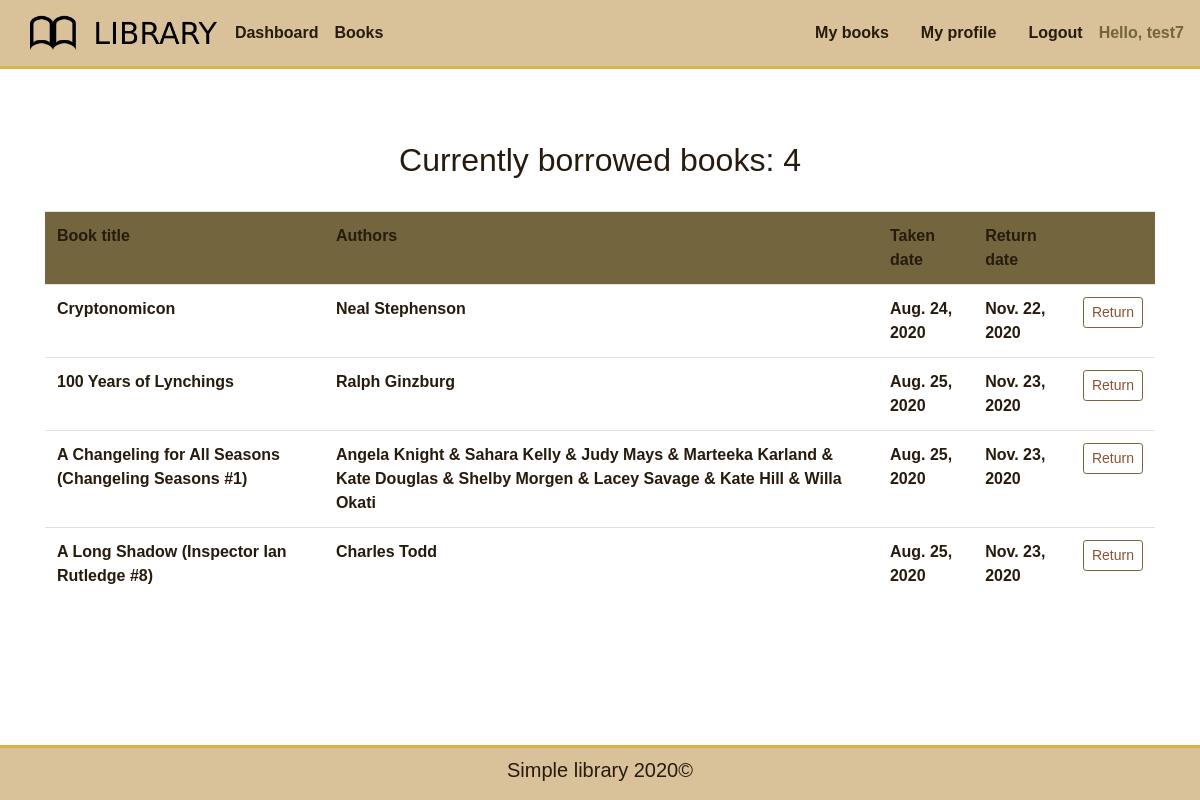
/user_page/ (signed in), run on the app's committed database.
### rental/models.py (models this page shows, shortened)
class Borrowed(models.Model):
    person = models.ForeignKey(Person, null=True, on_delete=models.SET_NULL)
    book = models.ForeignKey(Book, null=True, editable=True, on_delete=models.SET_NULL)
    taken_date= models.DateField(auto_now_add=True)
    return_date= models.DateField(default=datetime.today()+timedelta(days=90))

class Book(models.Model):
    title = models.CharField(max_length=100)
    authors = models.CharField(max_length=100)
    average_rating = models.FloatField()
    num_pages = models.IntegerField()
    publication_date = models.CharField(max_length=12)
    quantity = models.IntegerField(default=1)
    def __str__(self):
        return self.title

### rental/views.py (the view)
# urls.py: path('user_page/', views.user_page, name='user'),
@login_required(login_url='login')
def user_page(request):
    borrowed = request.user.person.borrowed_set.all()
    counter = borrowed.count()
    context = {'borrowed': borrowed, 'counter': counter, 'page_title': 'My books'}
    return render(request, 'rental/user_page.html', context)

### rental/templates/rental/user_page.html (shortened to what this page needs)
{%  extends 'rental/main.html' %}
{% block content %}
<div class="container my-5">
    <center><h2 class="py-4">Currently borrowed books: {{counter}}</h2></center>
    <table class="table">
        <tr class="custom-tr">
            <th>Book title</th>
            <th>Authors</th>
            <th>Taken date</th>
            <th>Return date</th>
            <th></th>
        </tr>
        {% for b in borrowed%}
        <tr>
            <td>{{b.book}}</td>
            <td>{{b.book.authors}}</td>
            <td>{{b.taken_date}}</td>
            <td>{{b.return_date}}</td>
            <td><a class="btn btn-sm btn-block btn-custom" href="{% url 'return' b.id %}">Return</a></td>
            {% empty %}
            <center><h3 class="py-3">No books borrowed at the moment</h3></center>
            {%endfor%}
        </tr>
    </table>
</div>
{% endblock %}

### rental/templates/rental/navbar.html (shortened to what this page needs)
{% load static %}
<nav class="navbar navbar-expand-lg navbar-custom">
    <a href="{% url 'homepage' %}"><img src="{% static 'images/logo.png' %}" height="50"></a>
    <div class="collapse navbar-collapse" id="navbarNav">
        <ul class="navbar-nav">
            <li class="nav-item active">
                <a class="nav-link" href="{% url 'homepage' %}">Dashboard</a>
            </li>
            <li class="nav-item">
                <a class="nav-link" href="{% url 'all_books' %}">Books</a>
            </li>
        </ul>
    </div>
    {% if user.is_authenticated %}
    <span><a class="nav-link" href="{% url 'user' %}">My books</a></span>
    <span><a class="nav-link" href="{% url 'profile' %}">My profile</a></span>
    <span><a class="nav-link" href="{% url 'logout' %}">Logout</a></span>
    <span class="hello">Hello, {{request.user}}</span>
    {% else %}
    <span><a class="nav-link" href="{% url 'register' %}">Register</a></span>
    <span><a class="nav-link" href="{% url 'login' %}">Login</a></span>
    {% endif %}
</nav>

### static/css/main.css (style rules this page uses)
* { color: #261B0D; font-family: 'Russo One', sans-serif; font-weight: bold; }
html, body { height:100%; margin:0; }
body { display:flex; flex-direction:column; }
.navbar-custom { background-color: #D9C299; border-bottom: #DAB447 3px solid; }
.hello { color: #73653D; }
.nav-link { color: #261B0D; }
.custom-tr { background-color: #73653D; }
.btn-custom { border-color: #73653D; color: #8C5230; }

### data on the page
Borrowed: book "Cryptonomicon", book.authors "Neal Stephenson", taken_date "Aug. 24, 2020", return_date "Nov. 22, 2020"
Borrowed: book "100 Years of Lynchings", book.authors "Ralph Ginzburg", taken_date "Aug. 25, 2020", return_date "Nov. 23, 2020"
Borrowed: book "A Changeling for All Seasons (Changeling Seasons #1)", book.authors "Angela Knight & Sahara Kelly & Judy Mays & Marteeka Karland & Kate Douglas & Shelby Morgen & Lacey Savage & Kate Hill & Willa Okati", taken_date "Aug. 25, 2020", return_date "Nov. 23, 2020"
Borrowed: book "A Long Shadow (Inspector Ian Rutledge #8)", book.authors "Charles Todd", taken_date "Aug. 25, 2020", return_date "Nov. 23, 2020"

### other printed values
{{ request.user }} "test7"
{{ counter }} "4"
